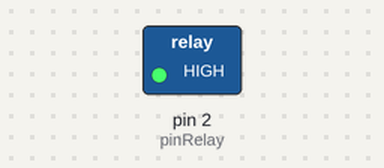
The sketch below on a simulated Arduino Uno, built with avr-gcc and run on an emulated ATmega328P. On the bench: switched loads named in the sketch (green lamp = pin HIGH). Pins used as bus, display or sensor lines are not drawn.

Above: at 1.5 s.
At 4.5 s:
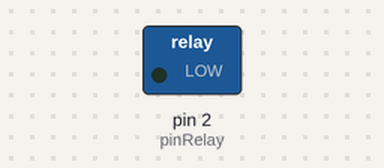
Timing chart, 0 to 7.8 s (numbered marks = the images above):
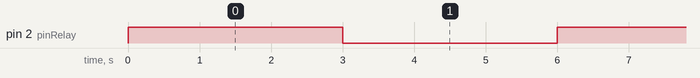

Measured:
- by itself, pin 2 (pinRelay): alternates HIGH for 3.0 s and LOW for 3.0 s

The sketch:

Relay01_Led.ino
```cpp
int pinRelay = 2;
int pinVcc = 3;
int pinGnd = 4;

void setup() {
  // put your setup code here, to run once:
  pinMode(pinRelay, OUTPUT);
  pinMode(pinVcc, OUTPUT);
  pinMode(pinGnd, OUTPUT);
  digitalWrite(pinVcc, HIGH);
  digitalWrite(pinGnd, LOW);
}

void loop() {
  // put your main code here, to run repeatedly:
  digitalWrite(pinRelay, HIGH);
  delay(3000);
  digitalWrite(pinRelay, LOW);
  delay(3000);
}
```
